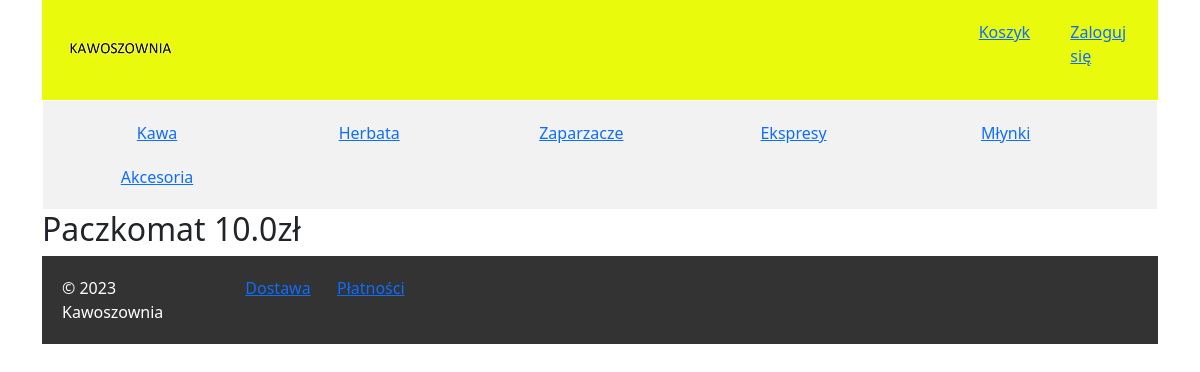
Screenshot of /delivery/1/ with the database file from the repository.
### mysite/models.py (models this page shows)
class Category(models.Model):
    name = models.CharField('Nazwa', max_length=50, unique=True)
    def __str__(self):
        return f'{self.name}'

class Delivery(models.Model):
    name = models.CharField('Nazwa', max_length=50, unique=True)
    price = models.FloatField('Cena', validators=[MinValueValidator(0)])
    def __str__(self):
        return f'{self.name} {self.price}zł'

### mysite/views.py (the view)
# urls.py: path('delivery/<int:pk>/', views.DeliveryView.as_view(), name="details-delivery"),
class DeliveryView(DetailView):
    model = Delivery
    template_name = 'mysite/delivery/detail_delivery.html'

### mysite/context_processors.py (called while the page is built)
def categories(request):
    return {
        'categories': Category.objects.all()
    }

### mysite/templates/mysite/delivery/detail_delivery.html (shortened to what this page needs)
{% extends "base.html" %}
{% block content %}
    <h2>{{object}}</h2>
{% endblock %}

### ecommerce/templates/base.html (shortened to what this page needs)
{% load static %}
<!DOCTYPE html>
<html>
  <head>
    <link rel="stylesheet" href="{% static 'assets/css/style.css' %}">
    <link href="https://cdn.jsdelivr.net/npm/bootstrap@5.2.3/dist/css/bootstrap.min.css" rel="stylesheet">
  </head>
  <body class="container">
    <header>
      <div class="row">
        <div class="col">
          <a href="/"><img src="{% static 'assets/img/logo.jpg' %}"></a>
        </div>
        <div class="col-1">
          <a href="/order_detail/"> Koszyk </a>
        </div>
        <div class="col-1">
          {% if user.is_authenticated %}
            <div>
              <a href="/accounts/logout/"> Wyloguj się </a>
            </div>
          {% else %}
            <div>
              <a href="/accounts/login/"> Zaloguj się </a>
            </div>
          {% endif %}
        </div>
    </header>
    <nav>
      <ul>
        {% for category in categories %}
          <li class="text-center" style="width: 208px;"><a href="/?category={{category.id}}"> {{category}} </a></li>
        {% endfor %}
      </ul>
    </nav>
    {% block content %}{% endblock %}
    <footer>
      <div class="row">
        <div class="col-2">
          &copy; 2023 Kawoszownia
        </div>
        <div class="col-1">
          <a href="/delivery/"> Dostawa </a>
        </div>
        <div class="col-1">
          <a href="/payment/"> Płatności </a>
        </div>
      </div>
    </footer>
  </body>
</html>

### ecommerce/static/assets/css/style.css (style rules this page uses)
header { background-color: rgb(234, 250, 13); color: #ccc; padding: 20px; }
nav { background-color: #f2f2f2; border: 1px solid white; padding: 10px; }
nav ul { list-style-type: none; margin: 0; padding: 0; }
nav li { display: inline-block; }
nav a { display: block; padding: 10px; }
footer { background-color: #333; color: white; padding: 20px; }

### rows the page displays
Category: name "Kawa"
Category: name "Herbata"
Category: name "Zaparzacze"
Category: name "Ekspresy"
Category: name "Młynki"
Category: name "Akcesoria"
Delivery: name+price "Paczkomat 10.0zł"
